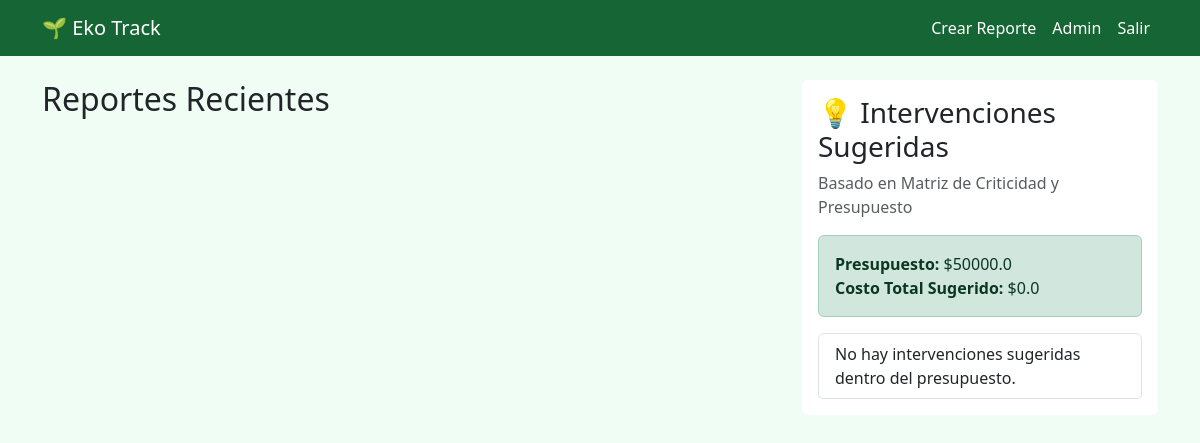
Page / (signed in) on the earlier database version.
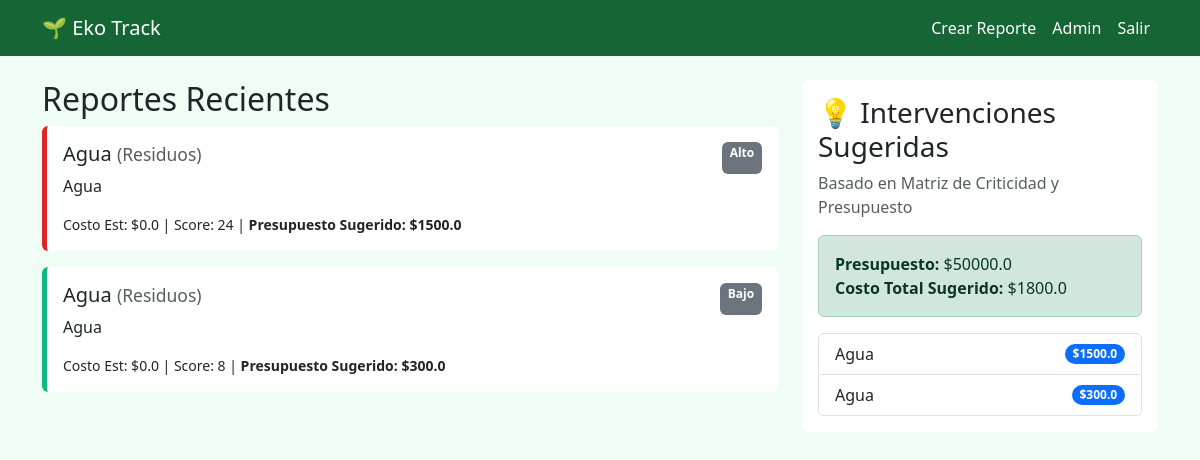
Same page on the later database version.
### eko_track/models.py (models this page shows, shortened)
class MunicipalitySettings(db.Model):
    id = db.Column(db.Integer, primary_key=True)
    total_budget = db.Column(db.Float, default=0.0)

class Report(db.Model):
    id = db.Column(db.Integer, primary_key=True)
    title = db.Column(db.String(100), nullable=False)
    description = db.Column(db.Text, nullable=False)
    date_posted = db.Column(db.DateTime, default=datetime.utcnow)
    criticality = db.Column(db.String(20), nullable=False, default='Bajo')
    estimated_cost = db.Column(db.Float, default=0.0)
    allocated_budget = db.Column(db.Float, default=0.0)
    status = db.Column(db.String(20), default='Pendiente') # Pending, In Progress, Resolved
    user_id = db.Column(db.Integer, db.ForeignKey('user.id'), nullable=False)
    user = db.relationship('User', backref=db.backref('reports', lazy=True))
    category_id = db.Column(db.Integer, db.ForeignKey('report_category.id'), nullable=False)
    category = db.relationship('ReportCategory', backref=db.backref('reports', lazy=True))
    QUITO_SECTORS = [
        ('Norte', 'Norte'),
        ('Centro', 'Centro'),
        ('Sur', 'Sur'),
        ('Valles', 'Valles'),
        ('Calderón', 'Calderón'),
        ('Quitumbe', 'Quitumbe'),
        ('La Delicia', 'La Delicia'),
        ('Eugenio Espejo', 'Eugenio Espejo'),
        ('Manuela Sáenz', 'Manuela Sáenz'),
        ('Eloy Alfaro', 'Eloy Alfaro'),
        ('Tumbaco', 'Tumbaco'),
        ('Los Chillos', 'Los Chillos')
    ]
    location = db.Column(db.String(50), nullable=False, default='Norte')
    def calculate_priority_score(self):
        crit_map = {'Alto': 3, 'Medio': 2, 'Bajo': 1}
        crit_score = crit_map.get(self.criticality, 1)
        cat_score = self.category.base_priority if self.category else 1
        return crit_score * cat_score
    def get_suggested_budget(self):
        if self.category:
            return self.category.get_budget_for_priority(self.criticality)
        return 0.0

class ReportCategory(db.Model):
    id = db.Column(db.Integer, primary_key=True)
    name = db.Column(db.String(50), nullable=False)
    base_priority = db.Column(db.Integer, default=1, help_text="1 (Low) to 10 (High)")
    def get_budget_for_priority(self, priority_level):
        matrix_entry = PriorityBudgetMatrix.query.filter_by(
            category_id=self.id,
            priority_level=priority_level
        ).first()
        return matrix_entry.budget_amount if matrix_entry else 0.0

class PriorityBudgetMatrix(db.Model):
    id = db.Column(db.Integer, primary_key=True)
    category_id = db.Column(db.Integer, db.ForeignKey('report_category.id'), nullable=False)
    category = db.relationship('ReportCategory', backref=db.backref('priority_budgets', lazy=True))
    priority_level = db.Column(db.String(20), nullable=False)
    budget_amount = db.Column(db.Float, default=0.0)

### eko_track/app.py (the view)
@app.route('/')
def index():
    if not current_user.is_authenticated:
        return redirect(url_for('login'))
    settings = MunicipalitySettings.query.first()
    total_budget = settings.total_budget if settings else 0.0
    reports = Report.query.filter_by(status='Pendiente').all()
    reports.sort(key=lambda x: x.calculate_priority_score(), reverse=True)
    suggested_interventions = []
    current_spend = 0.0
    for r in reports:
        suggested_budget = r.get_suggested_budget()
        if current_spend + suggested_budget <= total_budget:
            suggested_interventions.append(r)
            current_spend += suggested_budget
    return render_template('index.html',
                           reports=reports,
                           suggested=suggested_interventions,
                           budget=total_budget,
                           spent=current_spend)

### eko_track/app.py (called while the page is built)
@login_manager.user_loader
def load_user(user_id):
    return User.query.get(int(user_id))

### eko_track/templates/index.html
{% extends "base.html" %}
{% block content %}
<div class="row">
    <div class="col-md-8">
        <h2>Reportes Recientes</h2>
        {% for report in reports %}
        <div
            class="card mb-3 p-3 {% if report.criticality == 'Alto' %}priority-high{% elif report.criticality == 'Medio' %}priority-med{% else %}priority-low{% endif %}">
            <div class="d-flex justify-content-between">
                <h5>{{ report.title }} <small class="text-muted">({{ report.category.name }})</small></h5>
                <span class="badge bg-secondary">{{ report.criticality }}</span>
            </div>
            <p>{{ report.description }}</p>
            <small>Costo Est: ${{ report.estimated_cost }} | Score: {{ report.calculate_priority_score() }} |
                <strong>Presupuesto Sugerido: ${{ report.get_suggested_budget() }}</strong></small>
        </div>
        {% endfor %}
    </div>
    <div class="col-md-4">
        <div class="card p-3 bg-white">
            <h3>💡 Intervenciones Sugeridas</h3>
            <p class="text-muted">Basado en Matriz de Criticidad y Presupuesto</p>
            <div class="alert alert-success">
                <strong>Presupuesto:</strong> ${{ budget }}<br>
                <strong>Costo Total Sugerido:</strong> ${{ spent }}
            </div>
            <ul class="list-group">
                {% for item in suggested %}
                <li class="list-group-item d-flex justify-content-between align-items-center">
                    {{ item.title }}
                    <span class="badge bg-primary rounded-pill">${{ item.get_suggested_budget() }}</span>
                </li>
                {% else %}
                <li class="list-group-item">No hay intervenciones sugeridas dentro del presupuesto.</li>
                {% endfor %}
            </ul>
        </div>
    </div>
</div>
{% endblock %}

### eko_track/templates/base.html (shortened to what this page needs)
<!DOCTYPE html>
<html lang="es">
<head>
    <link href="https://cdn.jsdelivr.net/npm/bootstrap@5.3.0/dist/css/bootstrap.min.css" rel="stylesheet">
</head>
<body>
    <nav class="navbar navbar-expand-lg mb-4">
        <div class="container">
            <a class="navbar-brand" href="{{ url_for('index') }}">🌱 Eko Track</a>
            <div class="navbar-nav ms-auto">
                {% if current_user.is_authenticated %}
                    <a class="nav-link" href="{{ url_for('create_report') }}">Crear Reporte</a>
                    {% if current_user.is_admin %}
                        <a class="nav-link" href="/admin">Admin</a>
                    {% endif %}
                    <a class="nav-link" href="{{ url_for('logout') }}">Salir</a>
                {% else %}
                    <a class="nav-link" href="{{ url_for('login') }}">Ingresar</a>
                    <a class="nav-link" href="{{ url_for('register') }}">Registrarse</a>
                {% endif %}
            </div>
        </div>
    </nav>
    <div class="container">
        {% block content %}{% endblock %}
    </div>
</body>
</html>

### eko_track/templates/base.html (style rules this page uses)
body { background-color: #f0fdf4; font-family: 'Segoe UI', Tahoma, Geneva, Verdana, sans-serif; }
.navbar { background-color: #166534; }
.navbar-brand, .nav-link { color: white !important; }
.card { border: none; shadow: 0 4px 6px rgba(0,0,0,0.1); }
.priority-high { border-left: 5px solid #dc2626; }
.priority-low { border-left: 5px solid #10b981; }

Differences in the rows shown:
added Report: title "Agua", category.name "Residuos", criticality "Alto", description "Agua", estimated_cost "0.0", calculate_priority_score "24", get_suggested_budget "1500.0"
added Report: title "Agua", category.name "Residuos", criticality "Bajo", description "Agua", estimated_cost "0.0", calculate_priority_score "8", get_suggested_budget "300.0"
Other differences:
{{ spent }}: "0.0" → "1800.0"
text no longer shown: "No hay intervenciones sugeridas dentro del presupuesto."
